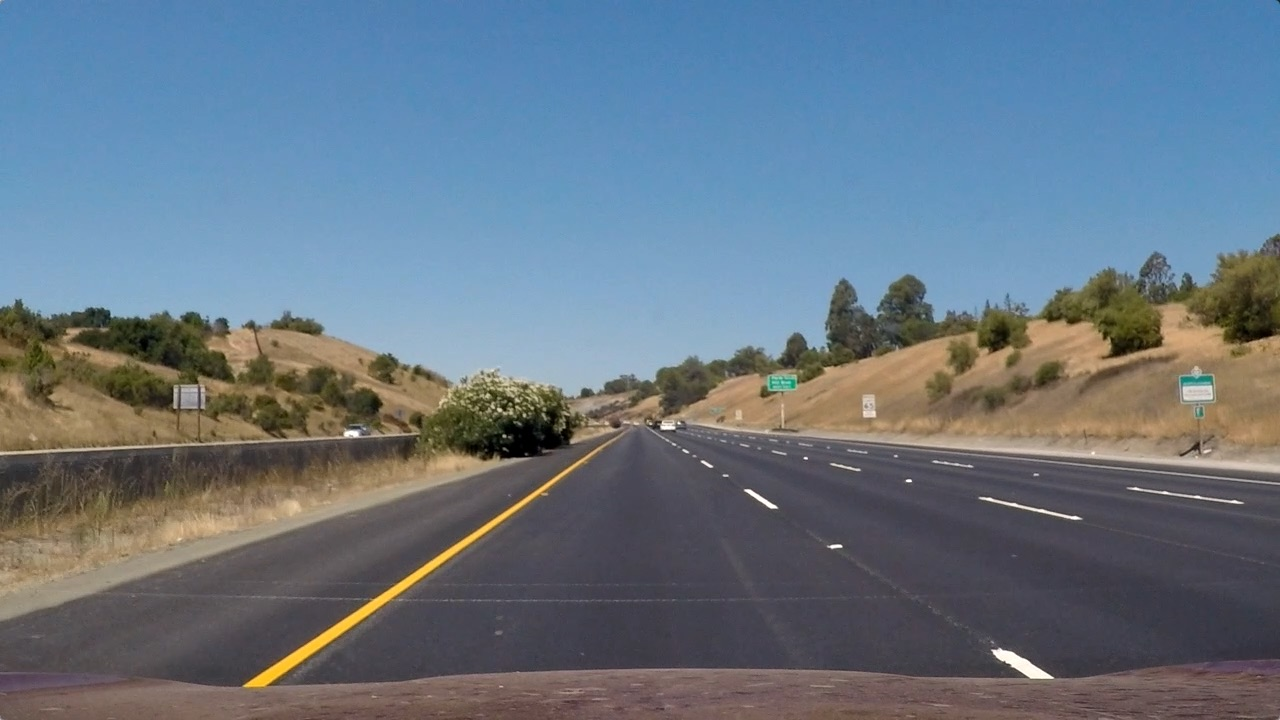
#> input picture test_images/straight_lines1.jpg, 1280 x 720 px; its folder holds only this picture in this run
$ jupyter execute --allow-errors process_images.ipynb   (shell and % lines are left out)
#> lines starting #> are read from the running program, lines starting #| are printed output that depends on the picture
[cell 1]
# Process all test images in order to find the a good color space and thresholds
import cv2
import glob
import pickle
import matplotlib.pyplot as plt
import numpy as np

# Plot all graphical outputs inline


test_image_files = glob.glob('./test_images/*.jpg')

test_images = []

for file in test_image_files:
    img = cv2.imread(file)
#> img is the input picture: shape (720, 1280, 3); mean B, G, R 131.2, 117.7, 103.2
    img = cv2.cvtColor(img, cv2.COLOR_BGR2RGB)
    test_images.append(img)


print('Imgaes loaded')

[cell 2]
# Undistort the images
dist_pickle = pickle.load(open("./camera_cal/calibration_coefficients.p", "rb"))
#> (reads camera_cal/calibration_coefficients.p from the repository)
mtx = dist_pickle["mtx"]
dist = dist_pickle["dist"]

undistorted_images = []

for img in test_images:
    undist = cv2.undistort(img, mtx, dist, None, mtx)
    undistorted_images.append(undist)
#> this loop made 1 pass
#> pass 1, `undist = cv2.undistort(img, mtx, dist, None, mtx)`:
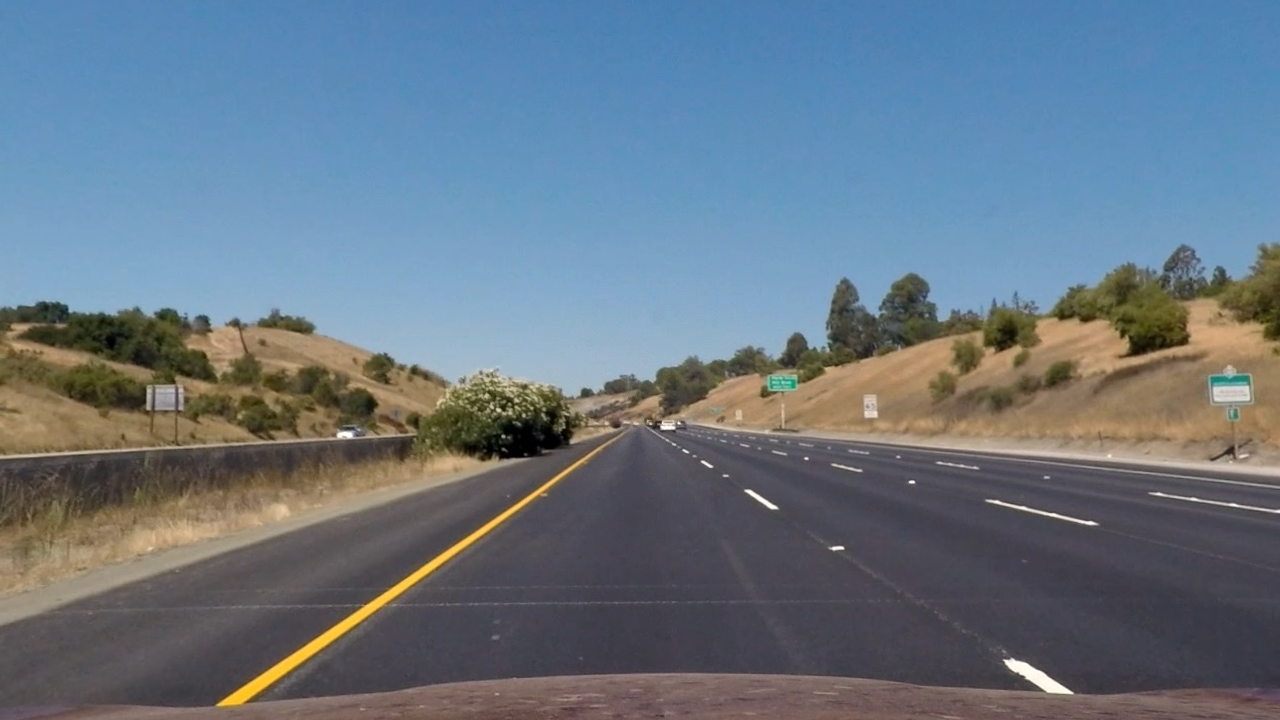
#> undist: shape (720, 1280, 3); mean R, G, B 103.5, 118.3, 131.6
#> after the loop, undistorted_images = 1 item


print('Images undistorted')

[cell 3]
# Check color spaces
for index, img in enumerate(undistorted_images):
    fig = plt.figure()
    fig.set_figwidth(16)
    fig.set_figheight(20)

    rgb = img
    gray = cv2.cvtColor(rgb, cv2.COLOR_RGB2GRAY)
    hls = cv2.cvtColor(rgb, cv2.COLOR_RGB2HLS)
    hsv = cv2.cvtColor(rgb, cv2.COLOR_RGB2HSV)
    YCrCb = cv2.cvtColor(rgb, cv2.COLOR_RGB2YCrCb)
    yuv = cv2.cvtColor(rgb, cv2.COLOR_RGB2YUV)

    # Print original and gray
    ax = fig.add_subplot(6, 3, 1)
    ax.imshow(rgb)
    plt.title('Original')

    ax = fig.add_subplot(6, 3, 2)
    ax.imshow(gray, cmap='gray')
    ax.axis('off')
    plt.title('Gray')

    # Print RGB
    ax = fig.add_subplot(6, 3, 4)
    ax.imshow(rgb[:,:,0], cmap='gray')
    ax.axis('off')
    plt.title('R')

    ax = fig.add_subplot(6, 3, 5)
    ax.imshow(rgb[:,:,1], cmap='gray')
    ax.axis('off')
    plt.title('G')

    ax = fig.add_subplot(6, 3, 6)
    ax.imshow(rgb[:,:,2], cmap='gray')
    ax.axis('off')
    plt.title('B')

    # Print HLS
    ax = fig.add_subplot(6, 3, 7)
    ax.imshow(hls[:,:,0], cmap='gray')
    ax.axis('off')
    plt.title('H')

    ax = fig.add_subplot(6, 3, 8)
    ax.imshow(hls[:,:,1], cmap='gray')
    ax.axis('off')
    plt.title('L')

    ax = fig.add_subplot(6, 3, 9)
    ax.imshow(hls[:,:,2], cmap='gray')
    ax.axis('off')
    plt.title('S')

    # Print HSV
    ax = fig.add_subplot(6, 3, 10)
    ax.imshow(hsv[:,:,0], cmap='gray')
    ax.axis('off')
    plt.title('H')

    ax = fig.add_subplot(6, 3, 11)
    ax.imshow(hsv[:,:,1], cmap='gray')
    ax.axis('off')
    plt.title('S')

    ax = fig.add_subplot(6, 3, 12)
    ax.imshow(hsv[:,:,2], cmap='gray')
    ax.axis('off')
    plt.title('V')

    # Print YCrCb
    ax = fig.add_subplot(6, 3, 13)
    ax.imshow(YCrCb[:,:,0], cmap='gray')
    ax.axis('off')
    plt.title('Y')

    ax = fig.add_subplot(6, 3, 14)
    ax.imshow(YCrCb[:,:,1], cmap='gray')
    ax.axis('off')
    plt.title('Cr')

    ax = fig.add_subplot(6, 3, 15)
    ax.imshow(YCrCb[:,:,2], cmap='gray')
    ax.axis('off')
    plt.title('Cb')

    # Print YUV
    ax = fig.add_subplot(6, 3, 16)
    ax.imshow(yuv[:,:,0], cmap='gray')
    ax.axis('off')
    plt.title('Y')

    ax = fig.add_subplot(6, 3, 17)
    ax.imshow(yuv[:,:,1], cmap='gray')
    ax.axis('off')
    plt.title('U')

    ax = fig.add_subplot(6, 3, 18)
    ax.imshow(yuv[:,:,2], cmap='gray')
    ax.axis('off')
    plt.title('V')
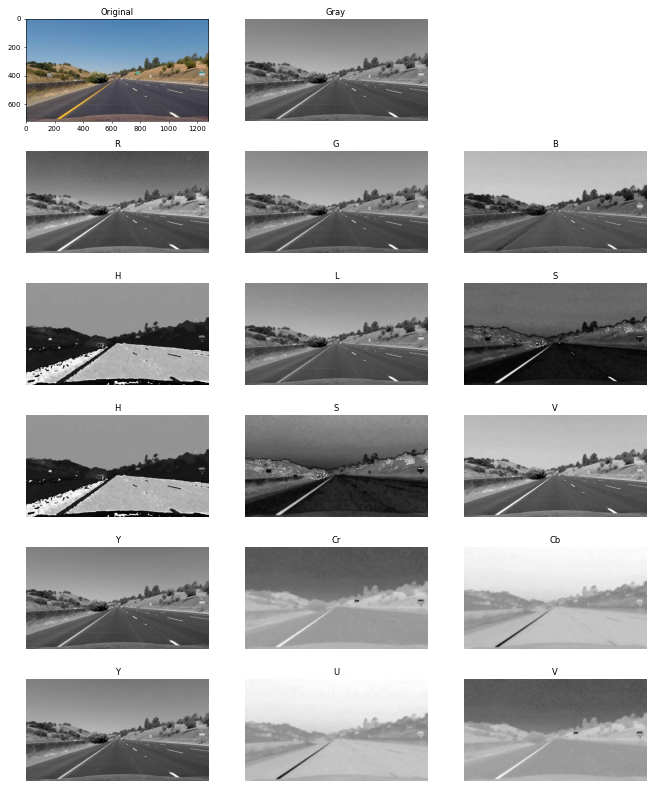
#> figure drawn by matplotlib, 17 panels
